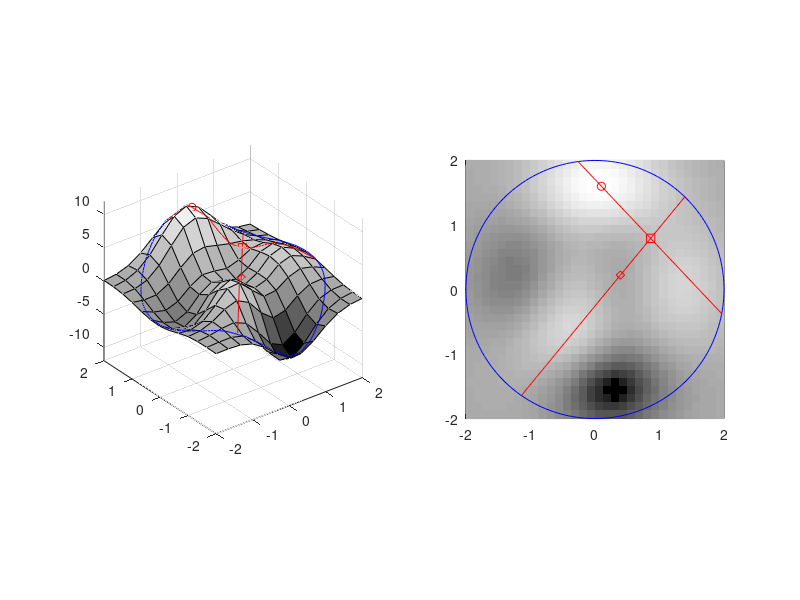

The MATLAB source for this figure:
function slide11

% slide11.m
% Jeremy Barnes, 27/7/1999
% $Id$

% Draws a diagram with two views of gradient descent

% Generate our surface

[x, y, z] = peaks(19);


% First up, calculate where everything should go.

firstlinex = [0.1 1.8 -0.2];
firstliney = [1.6 -0.2 -0.5];

y2 = firstliney(2);
y1 = firstliney(1);
x2 = firstlinex(2);
x1 = firstlinex(1);

m = (y2 - y1) / (x2 - x1);
n = 1/m;
r = 2;

% This equation solves for where the line that passes through (x1, y1) and (x2, y2)intersects
% the circle at the origin with radius r.
xr = roots([1 + m^2, 2 * y1 * m - 2 * x1 * m^2, y1^2 - 2 * y1 * m * x1 + m^2 * x1^2 - r^2]);
yr = roots([1 + n^2, 2 * x1 * n - 2 * y1 * n^2, x1^2 - 2 * x1 * n * y1 + n^2 * y1^2 - r^2]);

% Generate a whole bunch of points along that line...

x1 = xr(1);  y1 = yr(2);  	% reversed as roots returns them that way
x2 = xr(2);  y2 = yr(1);

xl = linspace(x1, x2, 100);
yl = y1 + m * (xl - x1);

% Find the minimum value along that line
x;
y;
z;
zl = interp2(x, y, z, xl, yl);
i = find(zl == min(zl));
i = 50;
xmin = xl(i);
ymin = yl(i);

% Same for the second line

y2 = firstliney(3);
y1 = ymin;
x2 = firstlinex(3);
x1 = xmin;

m = (y2 - y1) / (x2 - x1);
n = 1/m;
r = 2;

% This equation solves for where the line that passes through (x1, y1) and (x2, y2)intersects
% the circle at the origin with radius r.
xr = roots([1 + m^2, 2 * y1 * m - 2 * x1 * m^2, y1^2 - 2 * y1 * m * x1 + m^2 * x1^2 - r^2]);
yr = roots([1 + n^2, 2 * x1 * n - 2 * y1 * n^2, x1^2 - 2 * x1 * n * y1 + n^2 * y1^2 - r^2]);

% Generate a whole bunch of points along that line...

x1 = xr(1);  y1 = yr(2);  	% reversed as roots returns them that way
x2 = xr(2);  y2 = yr(1);

xl2 = linspace(x1, x2, 100);
yl2 = y1 + m * (xl2 - x1);

% Find the minimum value along that line
zl2 = interp2(x, y, z, xl2, yl2);
i = find(zl2 == min(zl2));
i = 40;
xmin2 = xl2(i);
ymin2 = yl2(i);


figure(1);  clf;  subplot(1, 2, 1);
set(1, 'Renderer', 'painters');
surf(x,y,z);  hold on;
theta = linspace(0, 2*pi, 200);
circlex = 2 * sin(theta);
circley = 2 * cos(theta);

draw_on_surface(x, y, z, circlex, circley, 'b-');
draw_on_surface(x, y, z, xl, yl, 'r-');
draw_on_surface(x, y, z, xl2, yl2, 'r-');
draw_on_surface(x, y, z, firstlinex(1), firstliney(1), 'ro');
draw_on_surface(x, y, z, xmin, ymin, 'rs');
draw_on_surface(x, y, z, xmin2, ymin2, 'rd');

axis([-2 2 -2 2 -12 12]);
axis square;
colormap white;

subplot(1, 2, 2);
[x, y, z] = peaks(49);
pcolor(x, y, z);  hold on;

plot(circlex, circley, 'b-');
axis([-2 2 -2 2 -12 12]);
shading flat;
colormap(sqrt(gray));
axis square;

plot(xl, yl, 'r-');
plot(xl2, yl2, 'r-');
plot(firstlinex(1), firstliney(1), 'ro');
plot(xmin, ymin, 'rs');
plot(xmin2, ymin2, 'rd');



function draw_on_surface(sx, sy, sz, fx, fy, linestyle)

% DRAW_ON_SURFACE draw the closed figure given by the points (fx, fy) on the surface (sx, sy, sz).
fz = interp2(sx, sy, sz, fx, fy);
plot3(fx, fy, fz + 0.2, linestyle);
